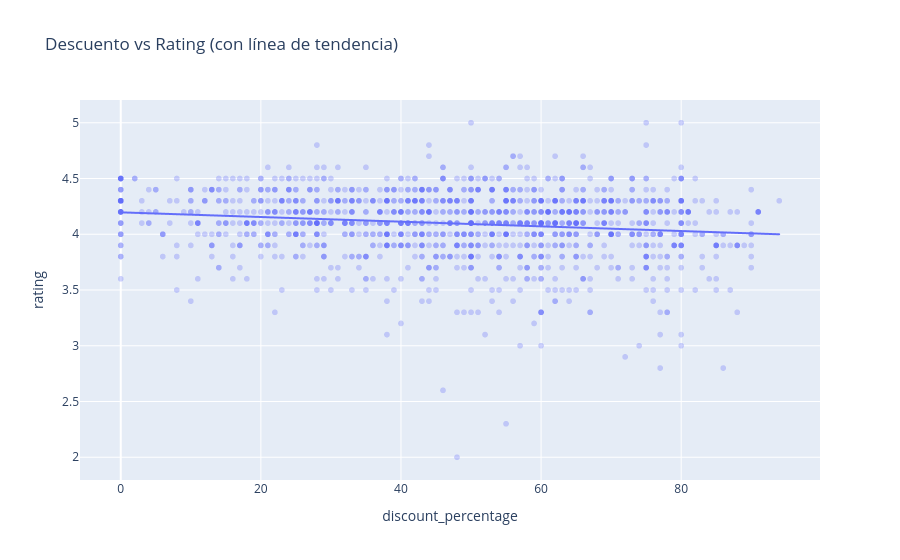

Notebook cell for this chart:
### Markdown cell above
## Afirmación 3: "A mayor descuento, peor es la calificación (productos malos se rematan)."

### Code cell
# Genera la evidencia
r = df["discount_percentage"].corr(df["rating"])
print("Correlación descuento-rating:", round(r, 4))

fig = px.scatter(df, x="discount_percentage", y="rating", trendline="ols",
                 title="Descuento vs Rating (con línea de tendencia)",
                 opacity=0.3)
fig.show()

### Figure 1 — Plotly figure (JSON) as saved in the notebook; plotly's stock layout.template omitted (floating-point values rounded to 4 significant figures; data arrays with more than 128 entries replaced by an {"elided": "..."} marker saying what was removed)
{"data": [{"hovertemplate": "discount_percentage=%{x}<br>rating=%{y}<extra></extra>", "legendgroup": "", "marker": {"color": "#636efa", "opacity": 0.3, "symbol": "circle"}, "mode": "markers", "name": "", "showlegend": false, "type": "scattergl", "x": {"elided": "1465 int values"}, "xaxis": "x", "y": {"elided": "1465 float values"}, "yaxis": "y"}, {"hovertemplate": "<b>OLS trendline</b><br>rating = -0.00209544 * discount_percentage + 4.19656<br>R<sup>2</sup>=0.024142<br><br>discount_percentage=%{x}<br>rating=%{y} <b>(trend)</b><extra></extra>", "legendgroup": "", "marker": {"color": "#636efa", "symbol": "circle"}, "mode": "lines", "name": "", "showlegend": false, "type": "scattergl", "x": {"elided": "1464 int values"}, "xaxis": "x", "y": {"elided": "1464 float values"}, "yaxis": "y"}], "layout": {"legend": {"tracegroupgap": 0}, "title": {"text": "Descuento vs Rating (con línea de tendencia)"}, "xaxis": {"anchor": "y", "domain": [0.0, 1.0], "title": {"text": "discount_percentage"}}, "yaxis": {"anchor": "x", "domain": [0.0, 1.0], "title": {"text": "rating"}}}}
